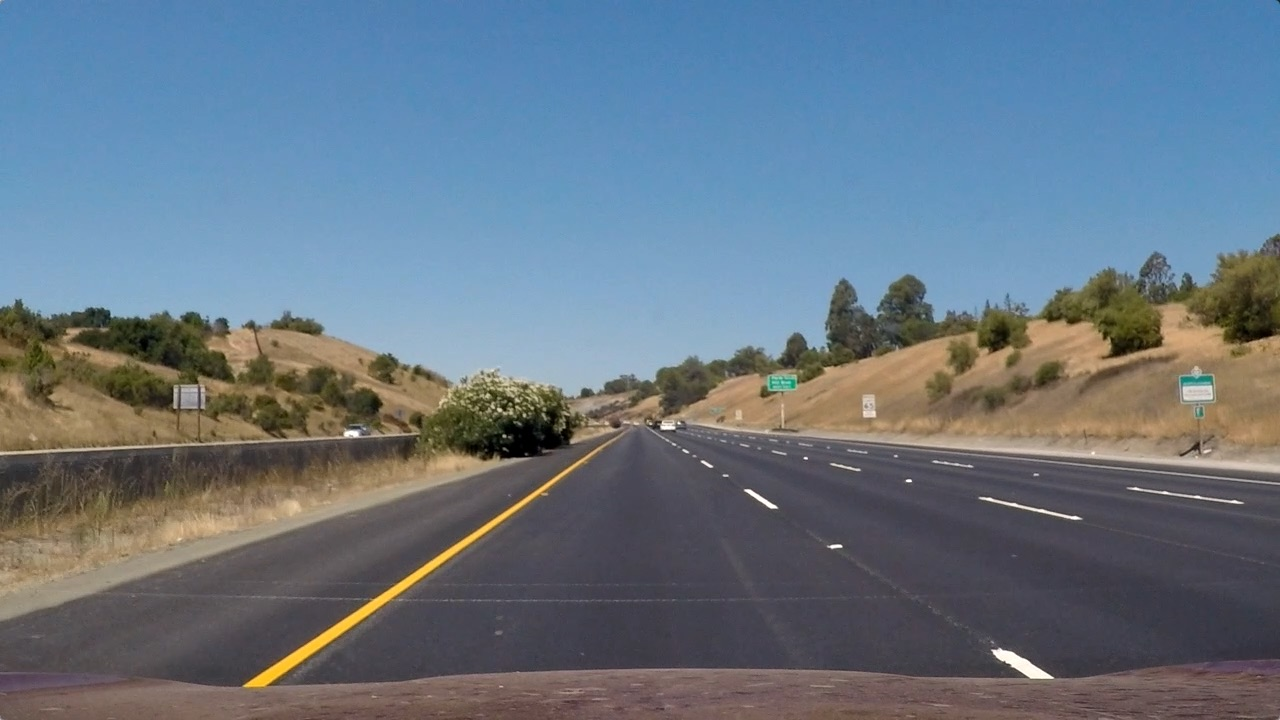
#> input picture test_images/straight_lines1.jpg, 1280 x 720 px; its folder holds only this picture in this run
$ python -i image_processing.py   (imports and definitions only)   (older library calls are emulated)
#> lines starting #> are read from the running program, lines starting #| are printed output that depends on the picture; after the words box and inside, x2 and y2 are one past the last pixel; in counts of white or black regions, pixels touching at a corner belong together
# -*- coding: utf-8 -*-
# encoding=utf8


"""
 Written by Mouad Hadji (@itismouad)
"""

import os
import sys
import glob
import pickle
import cv2
import random
from scipy import ndimage
from tqdm import tqdm
import pandas as pd
import numpy as np


class ImageProcessing():


    def extract_s_channel(self, img):
        # Convert to HLS color space and separate the S channel
        # Note: img is the undistorted image
        hls = cv2.cvtColor(img, cv2.COLOR_RGB2HLS)
        s_channel = hls[:,:,2]
        return s_channel


    # Grayscale image
    def gray_scale(self, img):
        return cv2.cvtColor(img, cv2.COLOR_RGB2GRAY)


    ## color selection for yellow and white, using the HLS and HSV color space
    def color_thresh(self, img, color_thresh_input=(90, 255), white_and_yellow_addon=True):

        ## convert to HLS color space and separate the S channel
        s_channel = self.extract_s_channel(img)
        s_binary = np.zeros_like(s_channel)
        s_binary[(s_channel >= color_thresh_input[0]) & (s_channel <= color_thresh_input[1])] = 1

        if white_and_yellow_addon:
            ## convert to the HSV color space and select colors yellow and white
            hsv_image = cv2.cvtColor(img, cv2.COLOR_BGR2HSV)
            hls_image = cv2.cvtColor(img, cv2.COLOR_BGR2HLS).astype(np.float)
            white_color = cv2.inRange(hls_image, np.uint8([10,200,0]), np.uint8([255,255,255]))
            yellow_color = cv2.inRange(hsv_image, np.uint8([15,60,130]), np.uint8([150,255,255]))

            combined_color_images = cv2.bitwise_or(white_color, yellow_color)

            ## combined binaries
            combined_binary = np.zeros_like(s_channel)
            combined_binary[(s_binary > 0) | (combined_color_images > 0)] = 1
        else:
            combined_binary = s_binary

        return combined_binary


    # use sobel thresholding to image
    # Note: img is a grayscaled image
    def abs_sobel_thresh(self, img, orient='x', sobel_kernel=3, sobel_thresh_input=(0,255)):

        thresh_min, thresh_max = sobel_thresh_input

        ## convert to grayscale
        gray = cv2.cvtColor(img, cv2.COLOR_RGB2GRAY)

        ## take the derivative in x or y given orient = 'x' or 'y'
        if orient == 'x':
            sobel = cv2.Sobel(gray, cv2.CV_64F, 1, 0, ksize=sobel_kernel)
        elif orient == 'y':
            sobel = cv2.Sobel(gray, cv2.CV_64F, 0, 1, ksize=sobel_kernel)

        ## take the absolute value of the derivative or gradient
        abs_sobel = np.abs(sobel)

        # scale to 8-bit (0 - 255) then convert to type = np.uint8
        scaled_sobel = np.uint8(255*abs_sobel/np.max(abs_sobel))

        # create a mask of 1's where the scaled gradient magnitude is > thresh_min and < thresh_max
        binary_output = np.zeros_like(scaled_sobel)
        binary_output[(scaled_sobel >= thresh_min) & (scaled_sobel <= thresh_max)] = 1

        return binary_output


    ## magnitude of gradient thresholding
    def magnitude_thresh(self, img, sobel_kernel=3, mag_thresh_input=(0, 255)):

        ## convert to grayscale
        gray = cv2.cvtColor(img, cv2.COLOR_RGB2GRAY)

        # take the gradient in x and y separately
        sobelx = cv2.Sobel(gray, cv2.CV_64F, 1, 0, ksize=sobel_kernel)
        sobely = cv2.Sobel(gray, cv2.CV_64F, 0, 1, ksize=sobel_kernel)

        # calculate the magnitude
        sobelxy_mag = np.sqrt(sobelx**2 + sobely**2)

        # scale to 8-bit (0 - 255) and convert to type = np.uint8
        sobelxy_scaled = np.uint8(255*sobelxy_mag/np.max(sobelxy_mag))

        # create a binary mask where mag thresholds are met
        binary_output = np.zeros_like(sobelxy_scaled)
        binary_output[(sobelxy_scaled >= mag_thresh_input[0]) & (sobelxy_scaled <= mag_thresh_input[1])] = 1

        return binary_output


    ## direction of gradient thresholding
    def direction_thresh(self, img, sobel_kernel=3, dir_thresh_input=(0, np.pi/2)):

        ## convert to grayscale
        gray = cv2.cvtColor(img, cv2.COLOR_RGB2GRAY)

        # take the gradient in x and y separately
        sobelx = cv2.Sobel(gray, cv2.CV_64F, 1, 0, ksize=sobel_kernel)
        sobely = cv2.Sobel(gray, cv2.CV_64F, 0, 1, ksize=sobel_kernel)

        # take the absolute value of the x and y gradients
        abs_sobelx = np.abs(sobelx)
        abs_sobely = np.abs(sobely)

        # use np.arctan2(abs_sobely, abs_sobelx) to calculate the direction of the gradient
        dir_grad = np.arctan2(abs_sobely, abs_sobelx)

        # create a binary mask where direction thresholds are met
        binary_output = np.zeros_like(dir_grad)
        binary_output[(dir_grad >= dir_thresh_input[0]) & (dir_grad <= dir_thresh_input[1])] = 1

        return binary_output


    ## combine gradient thresholds
    def combine_grad_thresh(self, img, sobel_kernel=3,
                            sobel_thresh_input=(0,255),
                            mag_thresh_input=(0,255),
                            dir_thresh_input=(0, np.pi/2),
                            mag_and_dir_addon=True
                           ):

        gradx = self.abs_sobel_thresh(img, orient='x', sobel_kernel=sobel_kernel, sobel_thresh_input=sobel_thresh_input)
        grady = self.abs_sobel_thresh(img, orient='y', sobel_kernel=sobel_kernel, sobel_thresh_input=sobel_thresh_input)

        combined = np.zeros_like(gradx)

        if mag_and_dir_addon:
            mag_binary = self.magnitude_thresh(img, sobel_kernel=sobel_kernel, mag_thresh_input=mag_thresh_input)
            dir_binary = self.direction_thresh(img, sobel_kernel=sobel_kernel, dir_thresh_input=dir_thresh_input)

            combined[((gradx == 1) & (grady == 1)) | ((mag_binary == 1) & (dir_binary == 1))] = 1
        else:

            combined[((gradx == 1) & (grady == 1))] = 1

        return combined


    def combine_grad_color(self, img,
                            sobel_kernel=3,
                            sobel_thresh_input=(10,160),
                            mag_thresh_input=(30, 100),
                            dir_thresh_input=(0.7, 1.3),
                            color_thresh_input=(170, 255),
                            white_and_yellow_addon=True,
                            mag_and_dir_addon=True):
        img = cv2.fastNlMeansDenoisingColored(img,7,13,21,5)
        grad_binary = self.combine_grad_thresh(img,
                                               sobel_kernel=sobel_kernel, sobel_thresh_input=sobel_thresh_input,
                                               mag_thresh_input=mag_thresh_input, dir_thresh_input=dir_thresh_input,
                                              mag_and_dir_addon=mag_and_dir_addon)
        color_binary = self.color_thresh(img, color_thresh_input=color_thresh_input,
                                         white_and_yellow_addon=white_and_yellow_addon)
        grad_color_binary = np.zeros_like(color_binary)
        grad_color_binary[(color_binary == 1) | (grad_binary == 1)] = 1
        return grad_color_binary


    ## transform image
    # [16 lines left out: function perspective_transform, not called in this run]

>>> import cv2
>>> picture = cv2.cvtColor(cv2.imread('test_images/straight_lines1.jpg'), cv2.COLOR_BGR2RGB)
>>> result = ImageProcessing().combine_grad_color(picture)
#> in combine_grad_thresh, `gradx = self.abs_sobel_thresh(img, orient='x', sobel_kernel=sobel_kern..`:
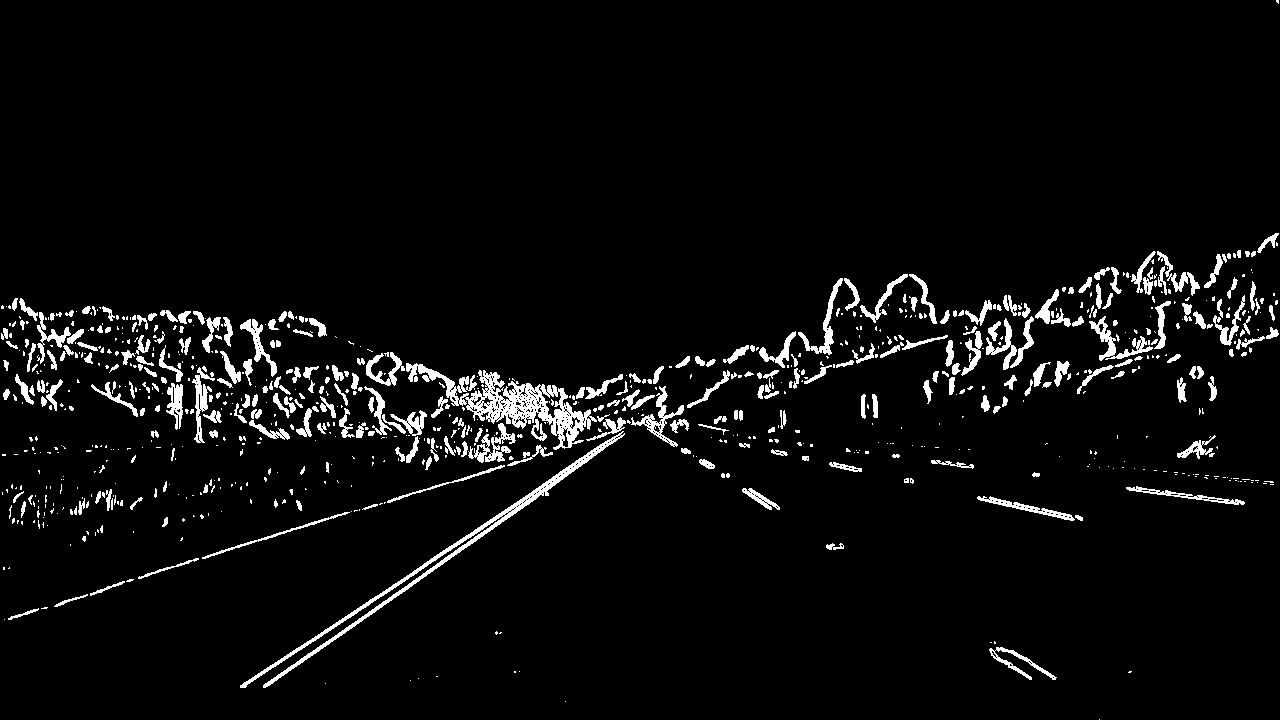
#> gradx: shape (720, 1280); values 0 (black) and 1 (white), 4.6% white; 854 white regions (550 under 20 px), largest, box (x1, y1, x2, y2) and area: (406, 363, 597, 450) 4374, (240, 431, 625, 688) 3356, (1089, 316, 1153, 361) 690
#> in extract_s_channel, `s_channel = hls[:,:,2]`:
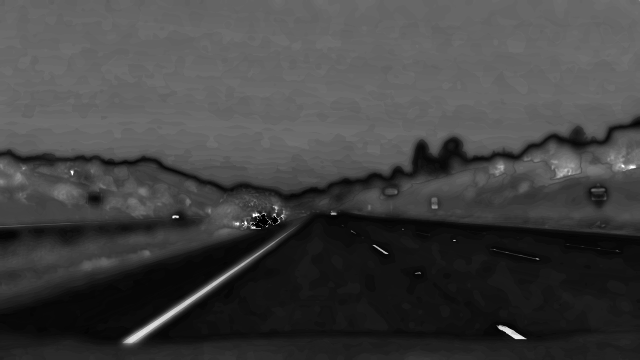
#> s_channel: shape (720, 1280) (shown at 1/2 size); min 0, max 255, mean 65.5
#> in color_thresh, `hls_image = cv2.cvtColor(img, cv2.COLOR_BGR2HLS).astype(np.float)`:
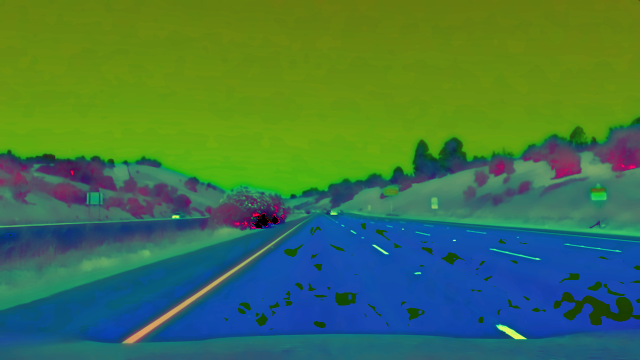
#> hls_image: shape (720, 1280, 3) float64 (shown at 1/2 size); mean of channels 0, 1, 2 75.7, 116.6, 65.5; drawn as B, G, R
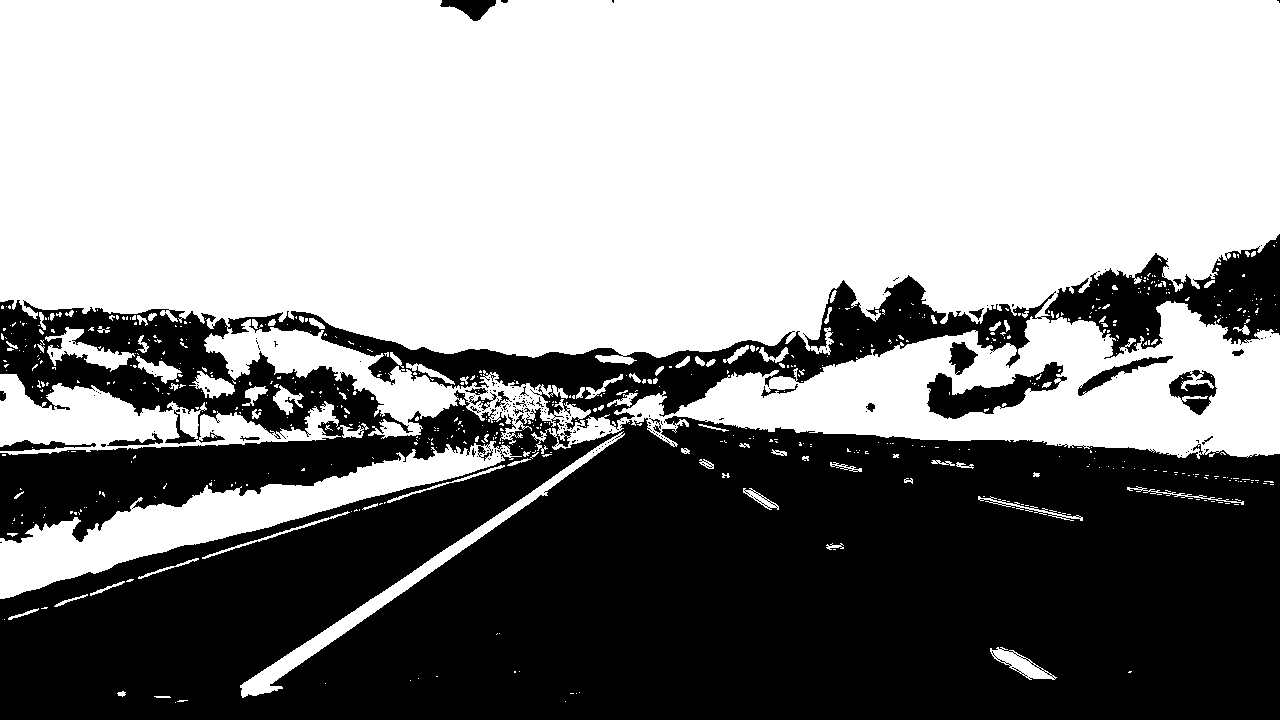
#> result: shape (720, 1280); values 0 (black) and 1 (white), 56.5% white; 180 black regions (156 under 20 px), largest, box (x1, y1, x2, y2) and area: (0, 234, 1280, 720) 392817, (927, 362, 1067, 419) 3282, (1169, 370, 1217, 415) 1095

$ run again, on test_images/straight_lines2.jpg
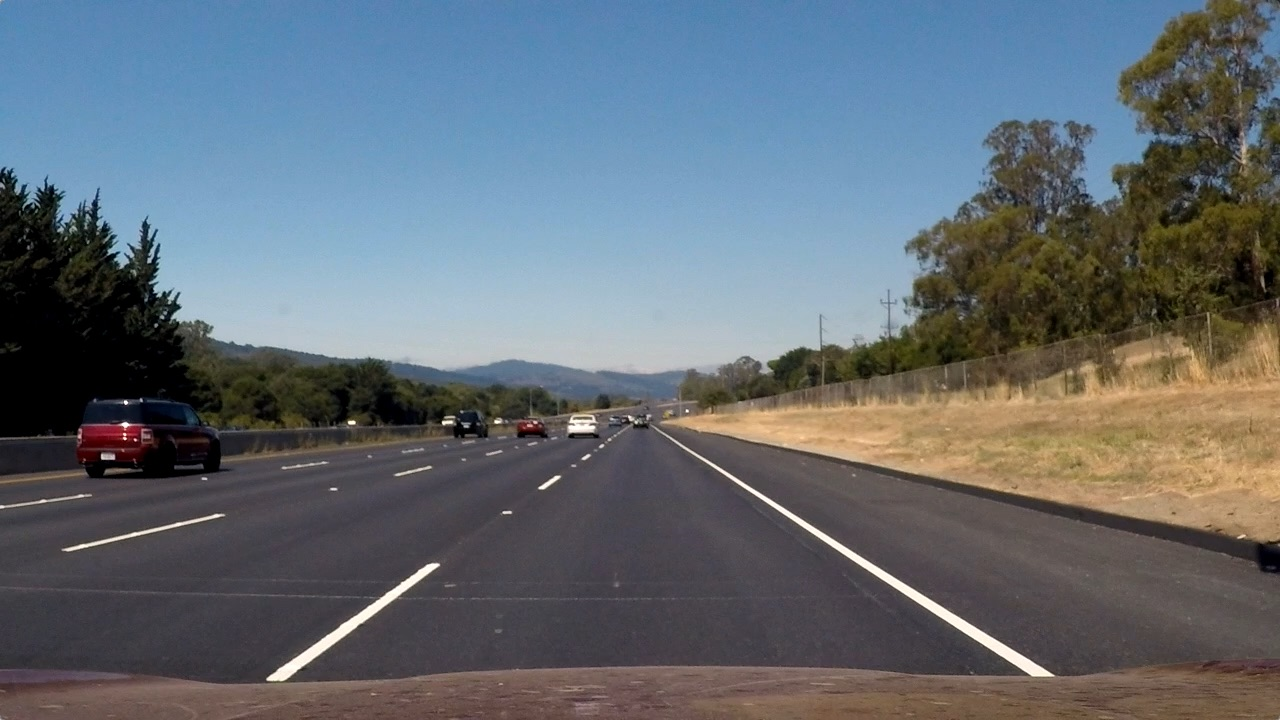
#> input picture test_images/straight_lines2.jpg, 1280 x 720 px
#> in combine_grad_thresh, `gradx = self.abs_sobel_thresh(img, orient='x', sobel_kernel=sobel_kern..`:
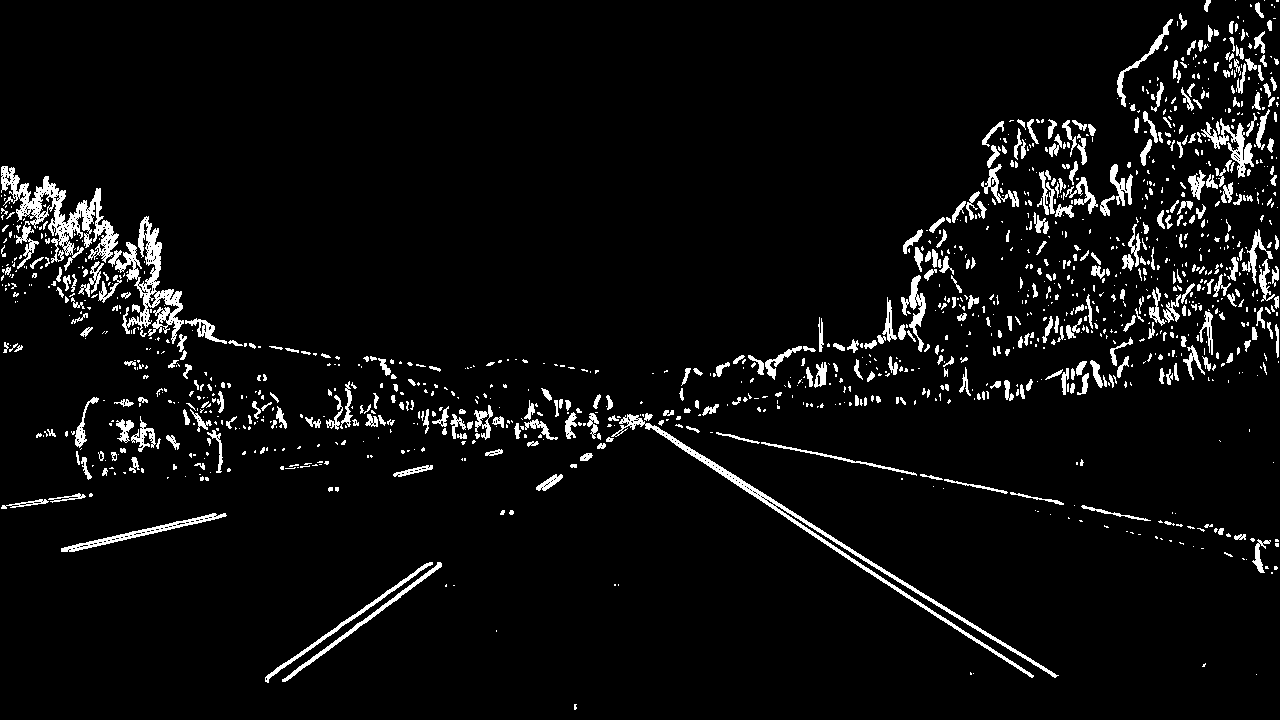
#> gradx: shape (720, 1280); values 0 (black) and 1 (white), 5.2% white; 1272 white regions (846 under 20 px), largest, box (x1, y1, x2, y2) and area: (1, 166, 119, 271) 3778, (611, 414, 1059, 678) 3450, (108, 216, 184, 344) 2748
#> grady: shape (720, 1280); values 0 (black) and 1 (white), 7.7% white; 1088 white regions (736 under 20 px), largest, box (x1, y1, x2, y2) and area: (148, 383, 1280, 685) 12956, (0, 389, 358, 485) 6542, (85, 220, 721, 379) 6354
#> mag_binary: shape (720, 1280); values 0 (black) and 1 (white), 2.7% white in thin lines or dots
#> dir_binary: shape (720, 1280) float64; values 0 (black) and 1 (white), 27.2% white in thin lines or dots
#> grad_binary: shape (720, 1280); values 0 (black) and 1 (white), 3.1% white in thin lines or dots
#> hls: shape (720, 1280, 3); mean of channels 0, 1, 2 81.6, 106.5, 60.3
#> hsv_image: shape (720, 1280, 3); mean H, S, V 77.2, 74.1, 126.7
#> white_color: shape (720, 1280); 0.63% white; 37 white regions (30 under 20 px), largest, box (x1, y1, x2, y2) and area: (671, 438, 1054, 676) 2957, (267, 564, 439, 681) 1851, (65, 515, 222, 551) 373
#> yellow_color: shape (720, 1280); 37.6% white; 106 white regions (84 under 20 px), largest, box (x1, y1, x2, y2) and area: (0, 0, 1205, 302) 281748, (667, 324, 1280, 541) 62959, (1257, 20, 1280, 65) 513
#> combined_color_images: shape (720, 1280); 38.3% white; 126 white regions (99 under 20 px), largest, box (x1, y1, x2, y2) and area: (0, 0, 1205, 302) 281748, (667, 324, 1280, 541) 62959, (671, 438, 1054, 676) 2957
#> color_binary: shape (720, 1280); values 0 (black) and 1 (white), 39.2% white; 534 white regions (478 under 20 px), largest, box (x1, y1, x2, y2) and area: (0, 0, 1205, 302) 281749, (667, 324, 1280, 541) 62959, (78, 427, 220, 478) 3204
#> `result = ImageProcessing().combine_grad_color(picture)`:
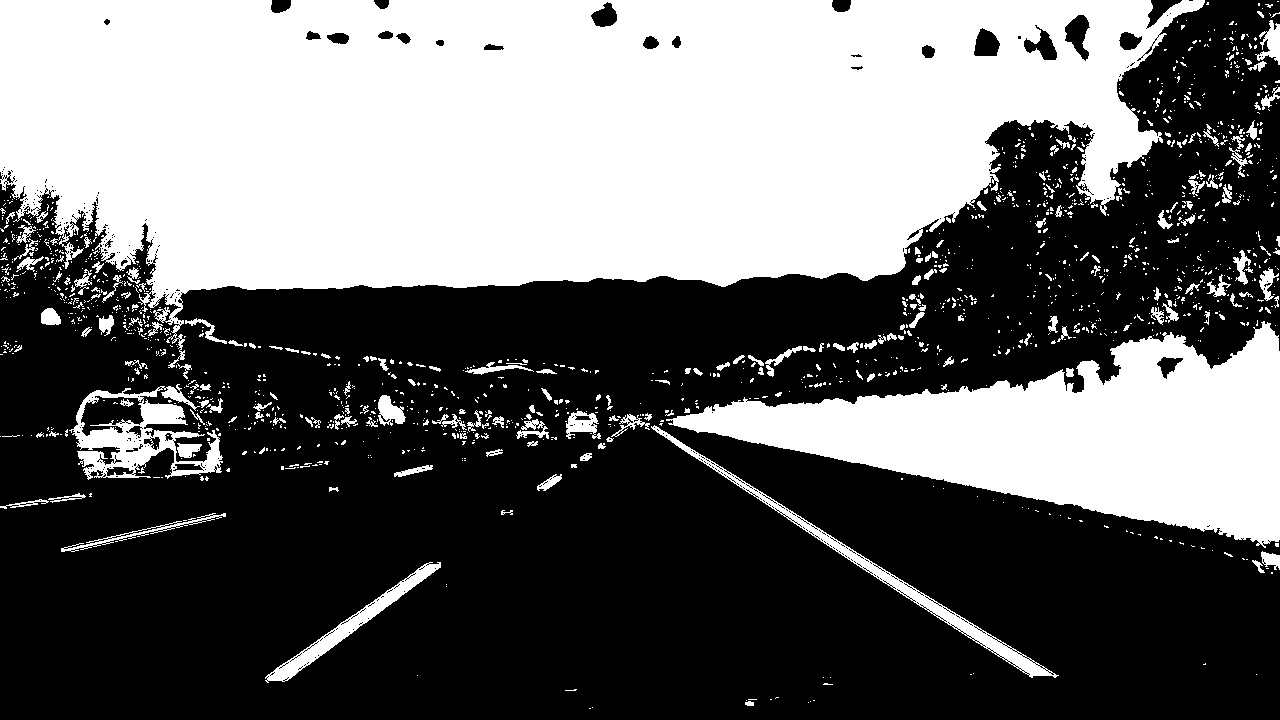
#> result: shape (720, 1280); values 0 (black) and 1 (white), 41.6% white; 1532 white regions (1319 under 20 px), largest, box (x1, y1, x2, y2) and area: (0, 0, 1205, 368) 286173, (666, 321, 1280, 548) 64231, (69, 384, 223, 480) 5779
